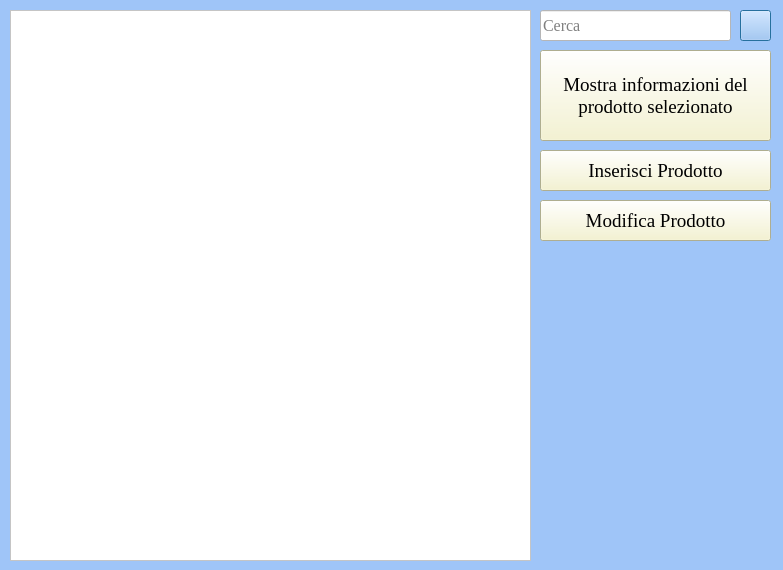
<?xml version="1.0" encoding="UTF-8"?>
<ui version="4.0">
 <class>formGestioneMenu</class>
 <widget class="QDialog" name="formGestioneMenu">
  <property name="geometry">
   <rect>
    <x>0</x>
    <y>0</y>
    <width>783</width>
    <height>570</height>
   </rect>
  </property>
  <property name="windowTitle">
   <string>GestioneMenu - Amministratore</string>
  </property>
  <property name="styleSheet">
   <string notr="true">background-color: rgb(159, 197, 248);</string>
  </property>
  <widget class="QTableWidget" name="tableWidget">
   <property name="geometry">
    <rect>
     <x>10</x>
     <y>10</y>
     <width>521</width>
     <height>551</height>
    </rect>
   </property>
   <property name="styleSheet">
    <string notr="true">background-color: rgb(255, 255, 255);</string>
   </property>
  </widget>
  <widget class="QLineEdit" name="txtCerca">
   <property name="geometry">
    <rect>
     <x>540</x>
     <y>10</y>
     <width>191</width>
     <height>31</height>
    </rect>
   </property>
   <property name="font">
    <font>
     <family>Georgia</family>
     <pointsize>12</pointsize>
    </font>
   </property>
   <property name="styleSheet">
    <string notr="true">background-color: rgb(255, 255, 255);</string>
   </property>
   <property name="text">
    <string/>
   </property>
   <property name="placeholderText">
    <string>Cerca</string>
   </property>
  </widget>
  <widget class="QPushButton" name="btRefresh">
   <property name="geometry">
    <rect>
     <x>740</x>
     <y>10</y>
     <width>31</width>
     <height>31</height>
    </rect>
   </property>
   <property name="styleSheet">
    <string notr="true">image: url(:/icone/Icons/refresh-ccw.svg);</string>
   </property>
   <property name="text">
    <string/>
   </property>
  </widget>
  <widget class="QPushButton" name="btMostraDettaglio">
   <property name="geometry">
    <rect>
     <x>540</x>
     <y>50</y>
     <width>231</width>
     <height>91</height>
    </rect>
   </property>
   <property name="font">
    <font>
     <family>Georgia</family>
     <pointsize>14</pointsize>
    </font>
   </property>
   <property name="styleSheet">
    <string notr="true">background-color: rgb(245, 243, 201);</string>
   </property>
   <property name="text">
    <string>Mostra informazioni del
prodotto selezionato</string>
   </property>
  </widget>
  <widget class="QPushButton" name="btInserisciProdotto">
   <property name="geometry">
    <rect>
     <x>540</x>
     <y>150</y>
     <width>231</width>
     <height>41</height>
    </rect>
   </property>
   <property name="font">
    <font>
     <family>Georgia</family>
     <pointsize>14</pointsize>
    </font>
   </property>
   <property name="styleSheet">
    <string notr="true">background-color: rgb(245, 243, 201);</string>
   </property>
   <property name="text">
    <string>Inserisci Prodotto</string>
   </property>
  </widget>
  <widget class="QPushButton" name="btModificaProdotto">
   <property name="geometry">
    <rect>
     <x>540</x>
     <y>200</y>
     <width>231</width>
     <height>41</height>
    </rect>
   </property>
   <property name="font">
    <font>
     <family>Georgia</family>
     <pointsize>14</pointsize>
    </font>
   </property>
   <property name="styleSheet">
    <string notr="true">background-color: rgb(245, 243, 201);</string>
   </property>
   <property name="text">
    <string>Modifica Prodotto</string>
   </property>
  </widget>
 </widget>
 <resources>
  <include location="../Resources/icons.qrc"/>
 </resources>
 <connections/>
</ui>
